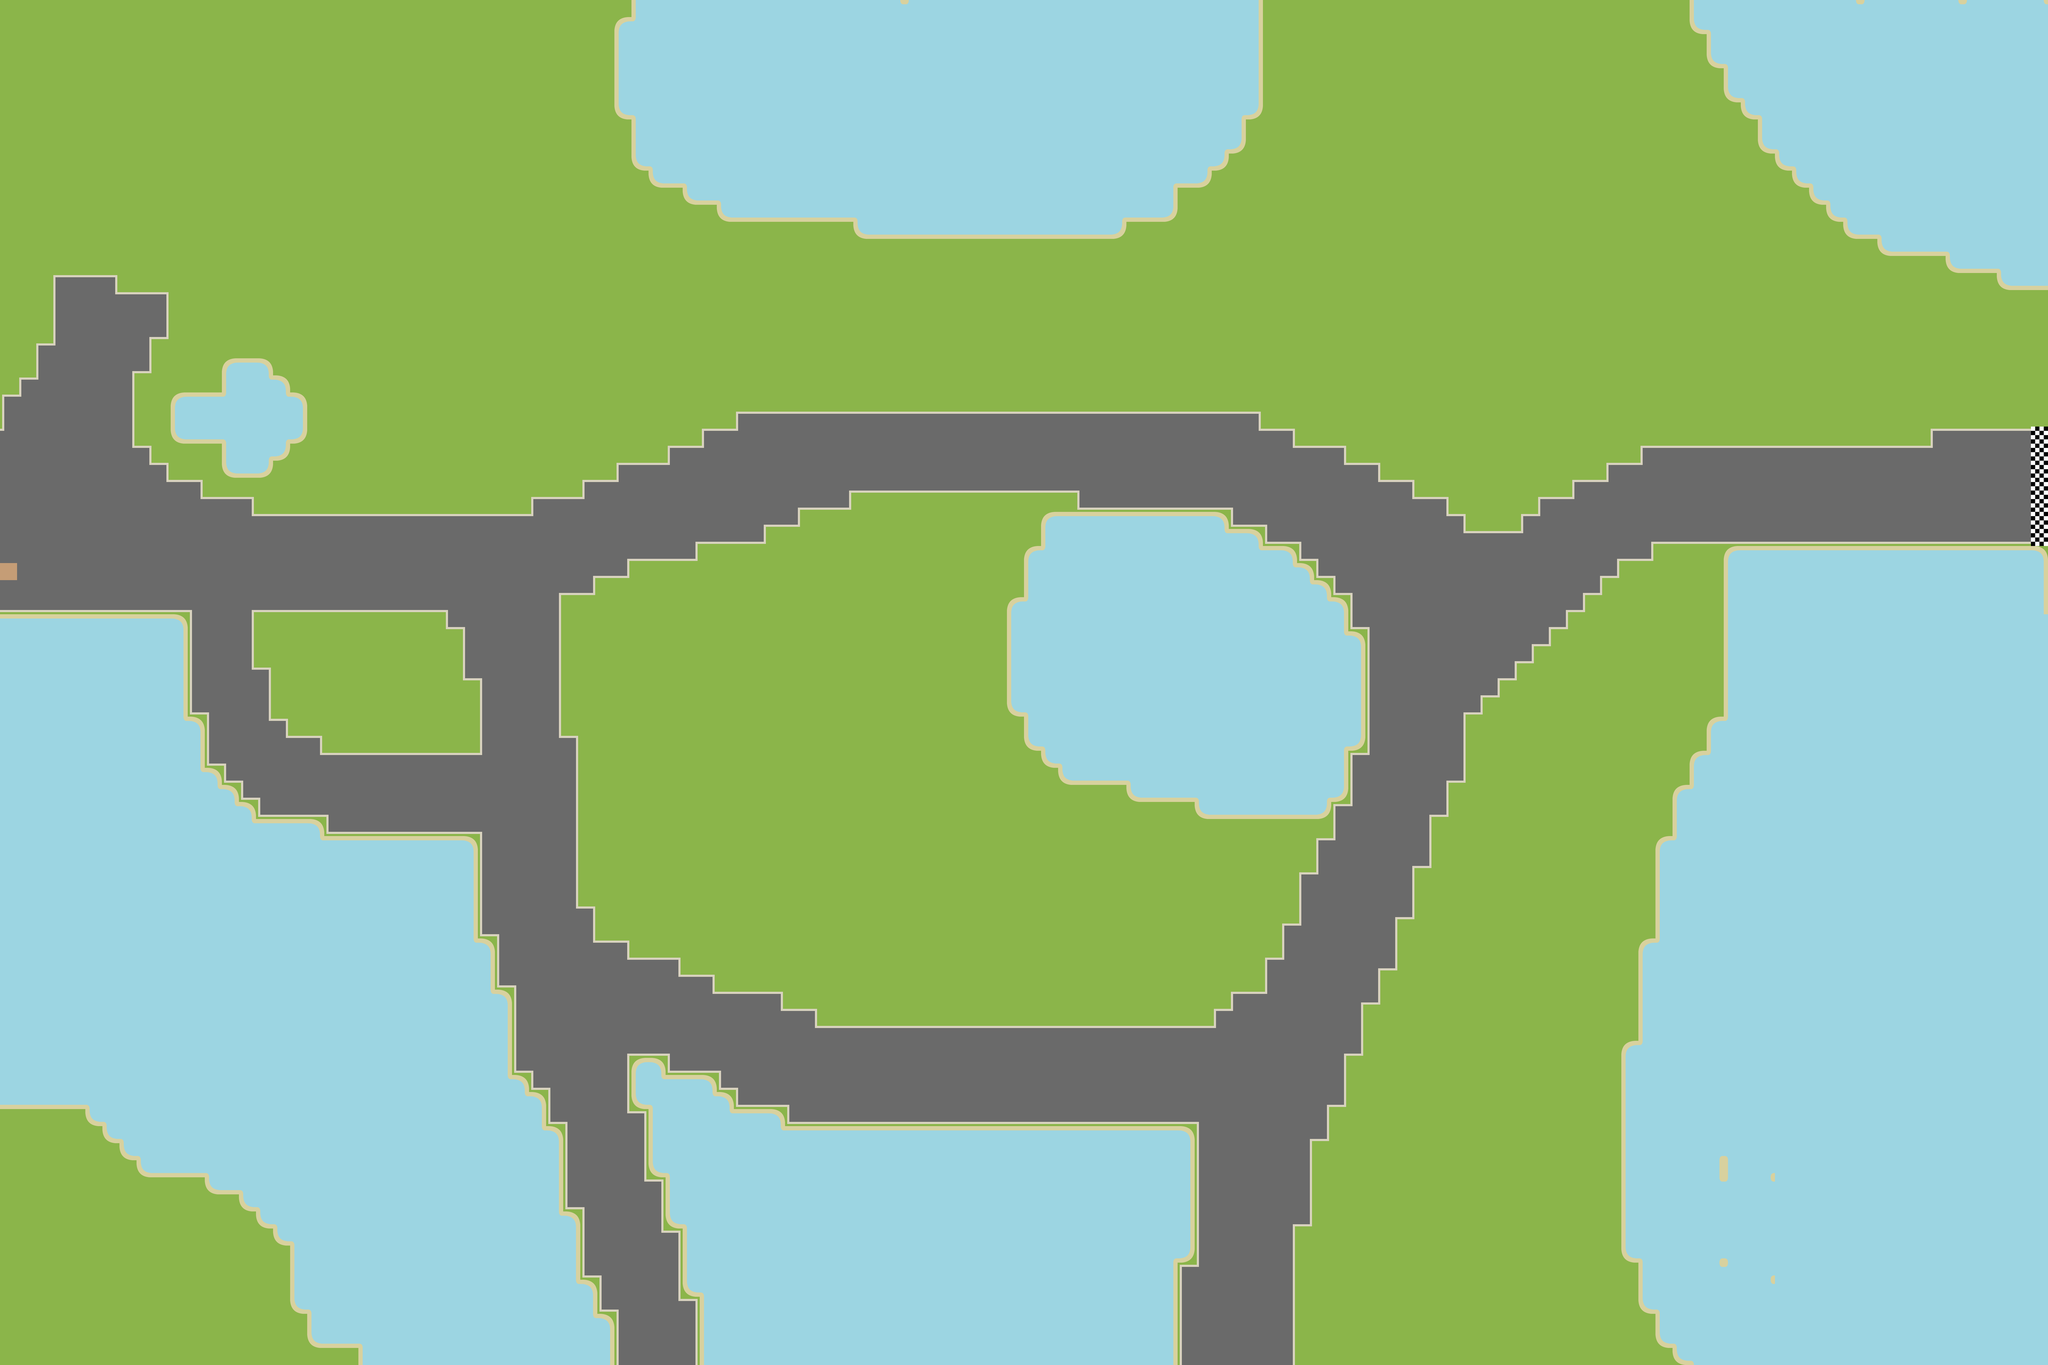

Rendered tile map (Tiled .tmx) drawn with the repository's tilesets; below, a short description and the map source with its tile grids summarised:
An orthogonal 120x80 tile map with 64x64 px tiles, 1 tile layer (Calque de Tile 1).

<map version="1.0" orientation="orthogonal" renderorder="right-down" width="120" height="80" tilewidth="64" tileheight="64">
 <tileset firstgid="1" source="ground.tsx" />
 <layer name="Calque de Tile 1" width="120" height="80">
  <data>[9600 cells, 9600 non-empty, 29 distinct tile ids]</data>
 </layer>
</map>
